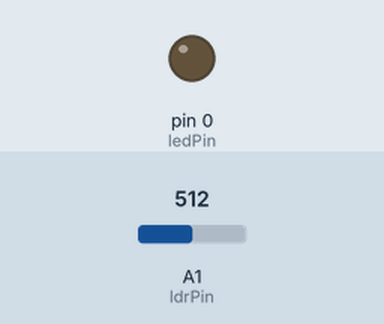
Recording of a sketch running on a simulated Arduino Uno, built with avr-gcc and run on an emulated ATmega328P. Shown: output pins drawn as LEDs (lit = HIGH). Inputs (shaded band) come from the test bench; at power-on: A1 (ldrPin) = 512.

Above: at 1.2 s.
1.3 s: A1 (ldrPin) set to 524
At 1.7 s:
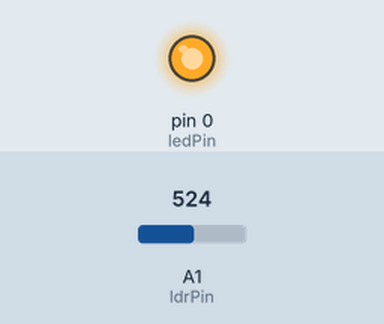
2.8 s: A1 (ldrPin) set to 511
At 3.9 s:
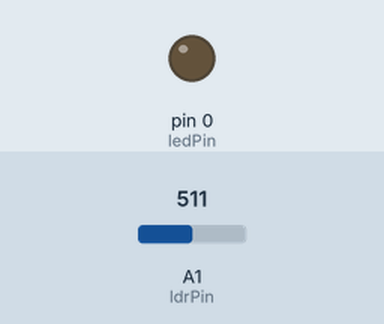
4.3 s: A1 (ldrPin) set to 716
At 5.1 s:
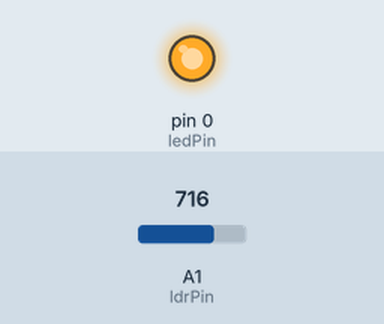
Timing chart, 0 to 7.3 s (numbered marks = the images above; inputs shaded):
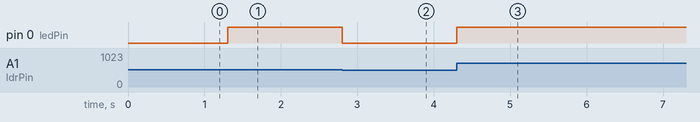

The sketch:

ldr_led_brightness.ino
```cpp
const int ledPin = 0; // PWM pin for LED
const int ldrPin = A1; // Analog pin for LDR

void setup() {
  pinMode(ledPin, OUTPUT); // Set LED pin as output
}

void loop() {
  int lightLevel = analogRead(ldrPin); // Read light level from LDR (0-1023)

  // Map light level to LED brightness (8-bit range)
  int brightness = map(lightLevel, 0, 1023, 0, 255);

  // Set LED brightness using PWM
  analogWrite(ledPin, brightness);

  delay(5); // Small delay for stability
}
```

Measured:
- the behaviour switches between 513 and 514 on A1 (ldrPin) (found by bisection; images 0 and 1)
- after the input at 1.3 s, pin 0 (ledPin): LOW → HIGH at once
- after the input at 2.8 s, pin 0 (ledPin): HIGH → LOW at once
- after the input at 4.3 s, pin 0 (ledPin): LOW → HIGH at once
